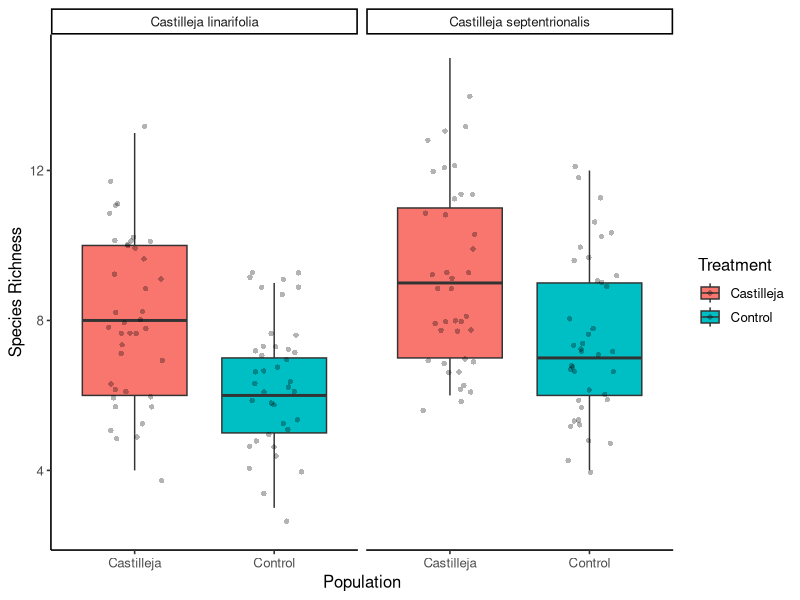
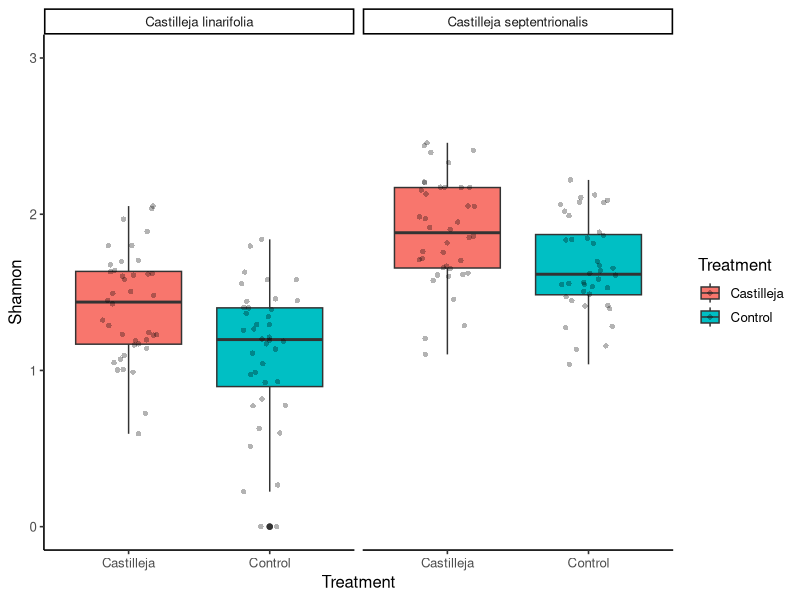
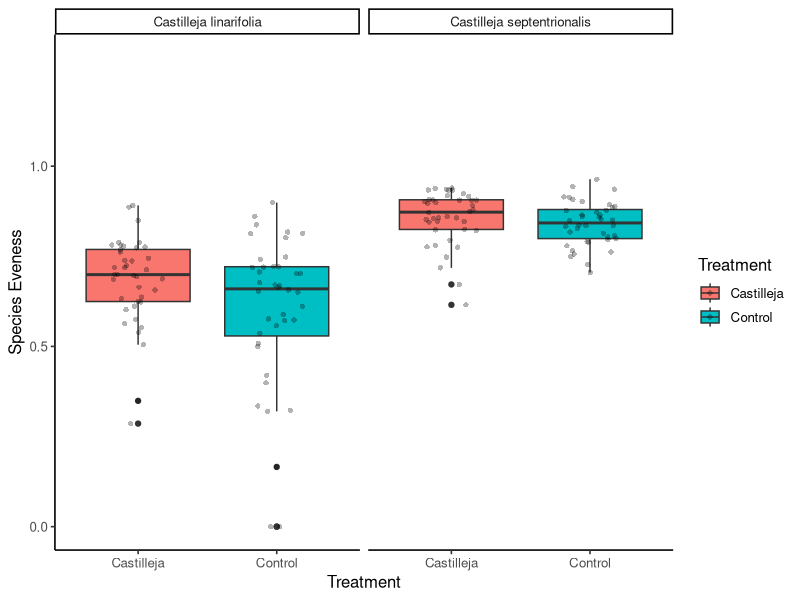

Source code (R) for these figures, in order:
#Combined diversity analysis
#Initiated: 7828/23


#setwd
setwd("C:/Users/jargr/Dropbox/PC/Desktop/Data Analysis/RMBL/Makena Data")

library(tidyverse) # for data working
library(vegan) # for diversity
library(ggplot2) # plotting
library(ggpubr) # plotting
library(car) # linear regression

#import files
case <- read.csv("CASE Diversity.csv")
cali <- read.csv("CALI Diversity.csv")
case <- case[ -c(1)]
cali<- cali[ -c(1)]
cali <- cali %>% 
  rename("div" = "div.cov",
         "even" = "even.cov")

#merge dataframes
cd <- rbind(case,cali)

cd <- cd %>%
  mutate(species = case_when(
    (Site == "Deer Creek 1") ~ "Castilleja linarifolia",
    (Site == "Deer Creek 2") ~ "Castilleja linarifolia",
    (Site == "Avery") ~ "Castilleja septentrionalis",
    (Site == "Emerald Lake") ~ "Castilleja septentrionalis",
  ))

#Analysis
#F-statistic: 3.544 on 1 and 158 DF,  p-value: 0.06161
even.lm <- lm(even ~ Treatment, data = cd)
summary(even.lm)
Anova(even.lm)

#F-statistic: 24.62 on 1 and 158 DF,  p-value: 1.792e-06
rich.lm <- lm(rich ~ Treatment*species, data = cd)
summary(rich.lm)
Anova(rich.lm)

#F-statistic: 13.84 on 1 and 158 DF,  p-value: 0.000276
div.lm <- lm(div ~ Treatment, data = cd)
summary(div.lm)
Anova(div.lm)


rich.plot <- ggplot(cd, aes(x = Treatment, y = rich, fill = Treatment)) +
  geom_boxplot() +
  labs(x = "Population", y = "Species Richness") +
  geom_jitter(shape=16, position=position_jitter(0.2), alpha = 0.3) +
  theme_classic2() +
  ylim(2.5,15) +
  facet_wrap(~species)


rich.plot


div.plot <- ggplot(cd, aes(x = Treatment, y = div, fill = Treatment)) +
  geom_boxplot() +
  labs(x = "Treatment", y = "Shannon") +
  geom_jitter(shape=16, position=position_jitter(0.2), alpha = 0.3) +
  theme_classic2() +
  ylim(0,3) +
  facet_wrap(~species)

div.plot


even.plot <- ggplot(cd, aes(x = Treatment, y = even, fill = Treatment)) +
  geom_boxplot() +
  labs(x = "Treatment", y = "Species Eveness") +
  geom_jitter(shape=16, position=position_jitter(0.2), alpha = 0.3) +
  theme_classic2() +
  ylim(0,1.3) +
  facet_wrap(~species)
even.plot

